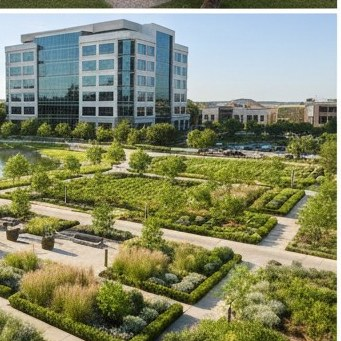
#> input picture assets/images/sub-campus-landscape.jpg, 341 x 341 px, given in place of d37cd2_images_image-e2f7c1fd-6d7c-4ecc-a043-97338edf9abb.png, which was not available
$ python split-collage.py
#> lines starting #> are read from the running program, lines starting #| are printed output that depends on the picture; pictures that were not available may be replaced by others from this repository, and a replacement may not be noted
# -*- coding: utf-8 -*-
"""Kolaj goruntuyu 3x2 grid olarak 6 ayri fotografa boler."""
import os
from PIL import Image

SRC = r"C:\Users\issan\.cursor\projects\c-Users-issan-OneDrive-ISMAIL-SANLI-lonestar-agro\assets\c__Users_issan_AppData_Roaming_Cursor_User_workspaceStorage_efe1d9b6ee121e5015352eba9ed37cd2_images_image-e2f7c1fd-6d7c-4ecc-a043-97338edf9abb.png"
OUT_DIR = r"c:\Users\issan\OneDrive\ISMAIL_SANLI\lonestar-agro\assets\images"
# 3 sutun, 2 satir = 6 panel
NAMES = [
    "field-irrigation.jpg",      # sol ust: sulama
    "team-garden.jpg",          # orta ust: bahce ekibi
    "lab-scientist.jpg",        # sag ust: lab
    "tablet-control.jpg",       # sol alt: tablet
    "field-agronomists.jpg",    # orta alt: tarla
    "campus-landscape.jpg",     # sag alt: kampus
]

def main():
    os.makedirs(OUT_DIR, exist_ok=True)
    img = Image.open(SRC).convert("RGB")
#> img is the input picture: PIL image 341x341 RGB; mean R, G, B 133, 137.4, 106.6
    w, h = img.size
#> w = 341; h = 341
    cw, rh = w // 3, h // 2
#> cw = 113; rh = 170
    for row in range(2):
        for col in range(3):
            i = row * 3 + col
            left, top = col * cw, row * rh
            box = (left, top, left + cw, top + rh)
            crop = img.crop(box)
            out_path = os.path.join(OUT_DIR, NAMES[i])
            crop.save(out_path, "JPEG", quality=88)
            print("Saved:", out_path)
#> this loop made 2 passes
#> pass 1, in main, `crop.save(out_path, "JPEG", quality=88)`:
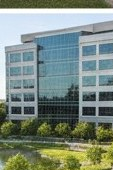
#> saved as field-irrigation.jpg: PIL image 113x170 RGB; mean R, G, B 123.6, 137.7, 127
#> pass 1, in main, `crop.save(out_path, "JPEG", quality=88)`:
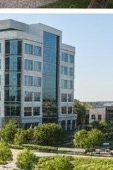
#> saved as team-garden.jpg: PIL image 113x170 RGB; mean R, G, B 127.9, 140.2, 133.4
#> pass 1, in main, `crop.save(out_path, "JPEG", quality=88)`:
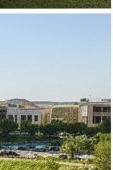
#> saved as lab-scientist.jpg: PIL image 113x170 RGB; mean R, G, B 153.6, 164.2, 159.4
#> pass 2, in main, `crop.save(out_path, "JPEG", quality=88)`:
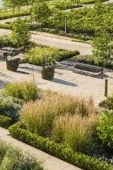
#> saved as tablet-control.jpg: PIL image 113x170 RGB; mean R, G, B 137, 130.2, 80.6
#> after the loop:
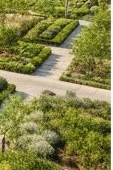
#> crop: PIL image 113x170 RGB; mean R, G, B 132, 129.6, 71.7
    print("Done. 6 images saved to assets/images/")

if __name__ == "__main__":
    main()

$ run again, on assets/images/sub-field-discussion.jpg
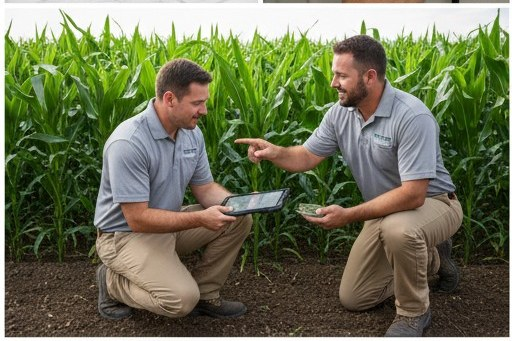
#> input picture assets/images/sub-field-discussion.jpg, 512 x 341 px, given in place of d37cd2_images_image-e2f7c1fd-6d7c-4ecc-a043-97338edf9abb.png, which was not available
#> in main, img is the input picture: PIL image 512x341 RGB; mean R, G, B 108.8, 113.6, 84
#> the loop in main, `for row in range(2):` made 2 passes
#> pass 1, in main, `crop.save(out_path, "JPEG", quality=88)`:
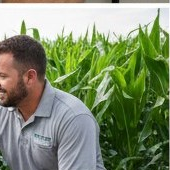
#> saved as lab-scientist.jpg: PIL image 170x170 RGB; mean R, G, B 126.9, 139.6, 108
#> after the loop in main, `for row in range(2):`:
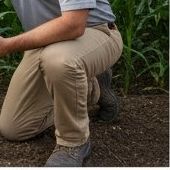
#> crop: PIL image 170x170 RGB; mean R, G, B 82.7, 73.5, 58.3

$ run again, on assets/images/sub-lab-research.jpg
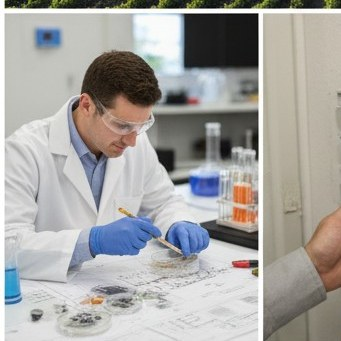
#> input picture assets/images/sub-lab-research.jpg, 341 x 341 px, given in place of d37cd2_images_image-e2f7c1fd-6d7c-4ecc-a043-97338edf9abb.png, which was not available
#> in main, img is the input picture: PIL image 341x341 RGB; mean R, G, B 166.6, 165, 162.2
#> the loop in main, `for row in range(2):` made 2 passes
#> pass 1, in main, `crop.save(out_path, "JPEG", quality=88)`:
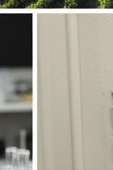
#> saved as lab-scientist.jpg: PIL image 113x170 RGB; mean R, G, B 157.9, 154.4, 142.8
#> after the loop in main, `for row in range(2):`:
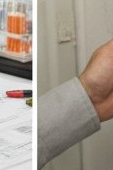
#> crop: PIL image 113x170 RGB; mean R, G, B 165.5, 154.3, 142.3
